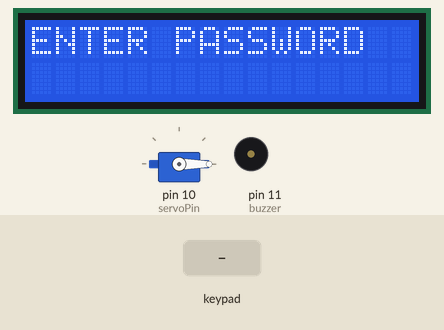
The sketch below on a simulated Arduino Uno, built with avr-gcc and run on an emulated ATmega328P. On the bench: servo, 16×2 character LCD, buzzer (waves = sounding, pin HIGH). The inputs (shaded band) are chosen by the test bench.

Above: at 3.2 s.
3.3 s: keypad keys 0 1 2 3 D pressed 0.4 s apart
At 3.56 s:
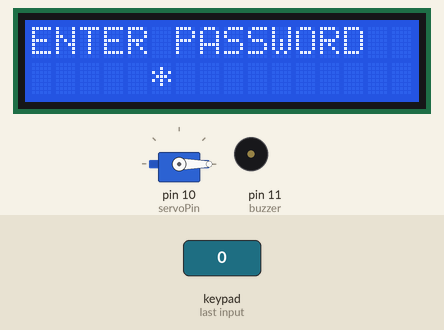
At 5.9 s:
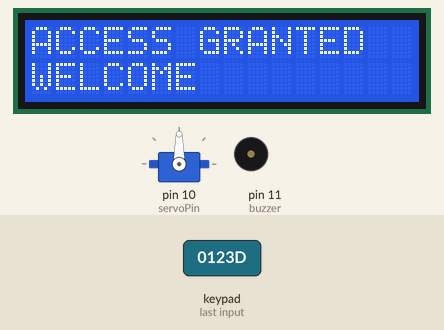
9.8 s: key 'D' pressed
At 10.9 s:
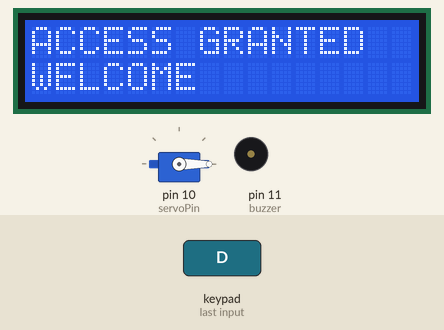
12.8 s: key 'B' pressed
15.8 s: key 'C' pressed
Timing chart, 0 to 18.8 s (numbered marks = the images above; inputs shaded):
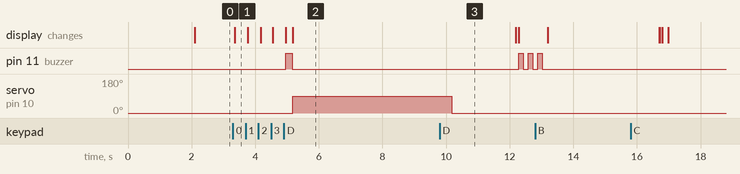

The sketch:

final_code.ino
```cpp
#include <LiquidCrystal_I2C.h>
#include <Keypad.h>
#include <Password.h>
#include <Servo.h>

#define buzzer 11

LiquidCrystal_I2C lcd(0x27, 16, 2);

// SERVO
Servo servo;
int servoPin = 10;

// Password
Password password = Password("0123");

byte maxPasswordLength = 4;
byte currentPasswordLength = 0;
byte cursorPos = 5;

int wrongAttempts = 0;

// Keypad setup
const byte ROWS = 4;
const byte COLS = 4;

char keys[ROWS][COLS] = {
  {'D', 'C', 'B', 'A'},
  {'#', '9', '6', '3'},
  {'0', '8', '5', '2'},
  {'*', '7', '4', '1'}
};

byte rowPins[ROWS] = {2, 3, 4, 5};
byte colPins[COLS] = {6, 7, 8, 9};

Keypad keypad = Keypad(makeKeymap(keys), rowPins, colPins, ROWS, COLS);

void setup() {
  pinMode(buzzer, OUTPUT);

  // SERVO SETUP
  servo.attach(servoPin);
  servo.write(0);

  lcd.init();
  lcd.backlight();

  lcd.setCursor(3, 0);
  lcd.print("WELCOME");
  lcd.setCursor(0, 1);
  lcd.print("LOCK SYSTEM");

  delay(2000);
  lcd.clear();
}

void loop() {
  lcd.setCursor(0, 0);
  lcd.print("ENTER PASSWORD");

  char key = keypad.getKey();

  if (key != NO_KEY) {

    delay(50);

    if (key == 'C') {
      resetPassword();
    }
    else if (key == 'D') {
      checkPassword();
    }
    else {
      enterPassword(key);
    }
  }
}


void enterPassword(char key) {
  if (currentPasswordLength < maxPasswordLength) {

    lcd.setCursor(cursorPos, 1);
    lcd.print("*");
    cursorPos++;

    password.append(key);
    currentPasswordLength++;
  }
}

void checkPassword() {
  lcd.clear();

  if (password.evaluate()) {

    wrongAttempts = 0;  // reset attempts on success

    digitalWrite(buzzer, HIGH);
    delay(200);
    digitalWrite(buzzer, LOW);

    // SERVO OPEN
    servo.write(90);

    lcd.setCursor(0, 0);
    lcd.print("ACCESS GRANTED");
    lcd.setCursor(0, 1);
    lcd.print("WELCOME");

    delay(5000);

    // SERVO CLOSE
    servo.write(0);

  } else {

    wrongAttempts++;

    for (int i = 0; i < 3; i++) {
      digitalWrite(buzzer, HIGH);
      delay(150);
      digitalWrite(buzzer, LOW);
      delay(150);
    }

    lcd.setCursor(0, 0);
    lcd.print("WRONG PASSWORD");

    if (wrongAttempts >= 3) {
      activateAlarm();
    } else {
      lcd.setCursor(0, 1);
      lcd.print("TRY AGAIN");
      delay(1500);
    }
  }

  delay(2000);
  resetPassword();
}

void activateAlarm() {

  lcd.clear();
  lcd.setCursor(0, 0);
  lcd.print("ALARM ACTIVE!");
  lcd.setCursor(0, 1);
  lcd.print("SECURITY ALERT");

  unsigned long startTime = millis();

  while (millis() - startTime < 60000) {

    digitalWrite(buzzer, HIGH);
    delay(300);
    digitalWrite(buzzer, LOW);
    delay(300);
  }

  wrongAttempts = 0; // reset after alarm
  resetPassword();
}

void resetPassword() {
  password.reset();
  currentPasswordLength = 0;
  cursorPos = 5;
  lcd.clear();
}
```

Measured:
- after the input at 3.3 s, pin 11 (buzzer): LOW → HIGH after 1.7 s, → LOW 0.20 s later; servo on pin 10 (servoPin): 0° → 90° after 1.9 s; the display: changes after 0.06 s (image 1)
- after the input at 9.8 s, pin 11 (buzzer): alternates HIGH for 0.15 s and LOW for 0.15 s, starting after 2.5 s
